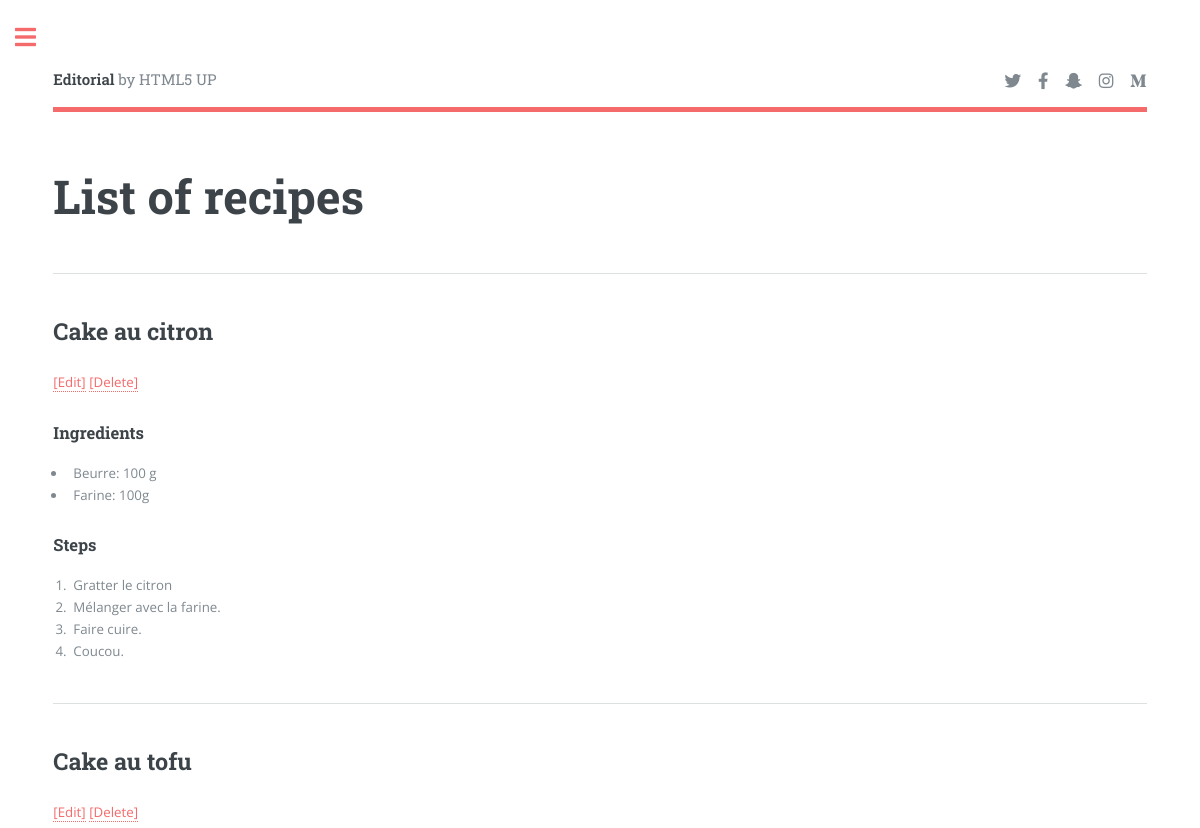
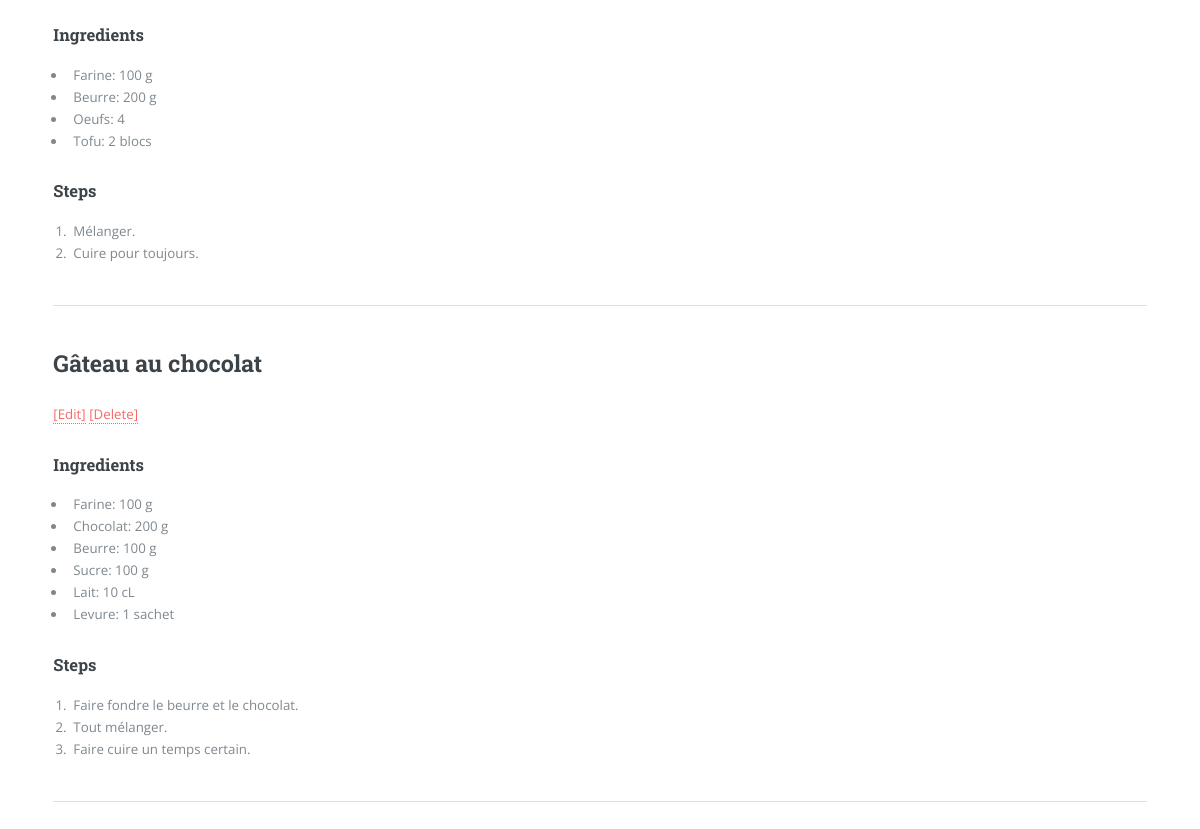
The app's page /list_recipes, older data (2 pictures, top to bottom).
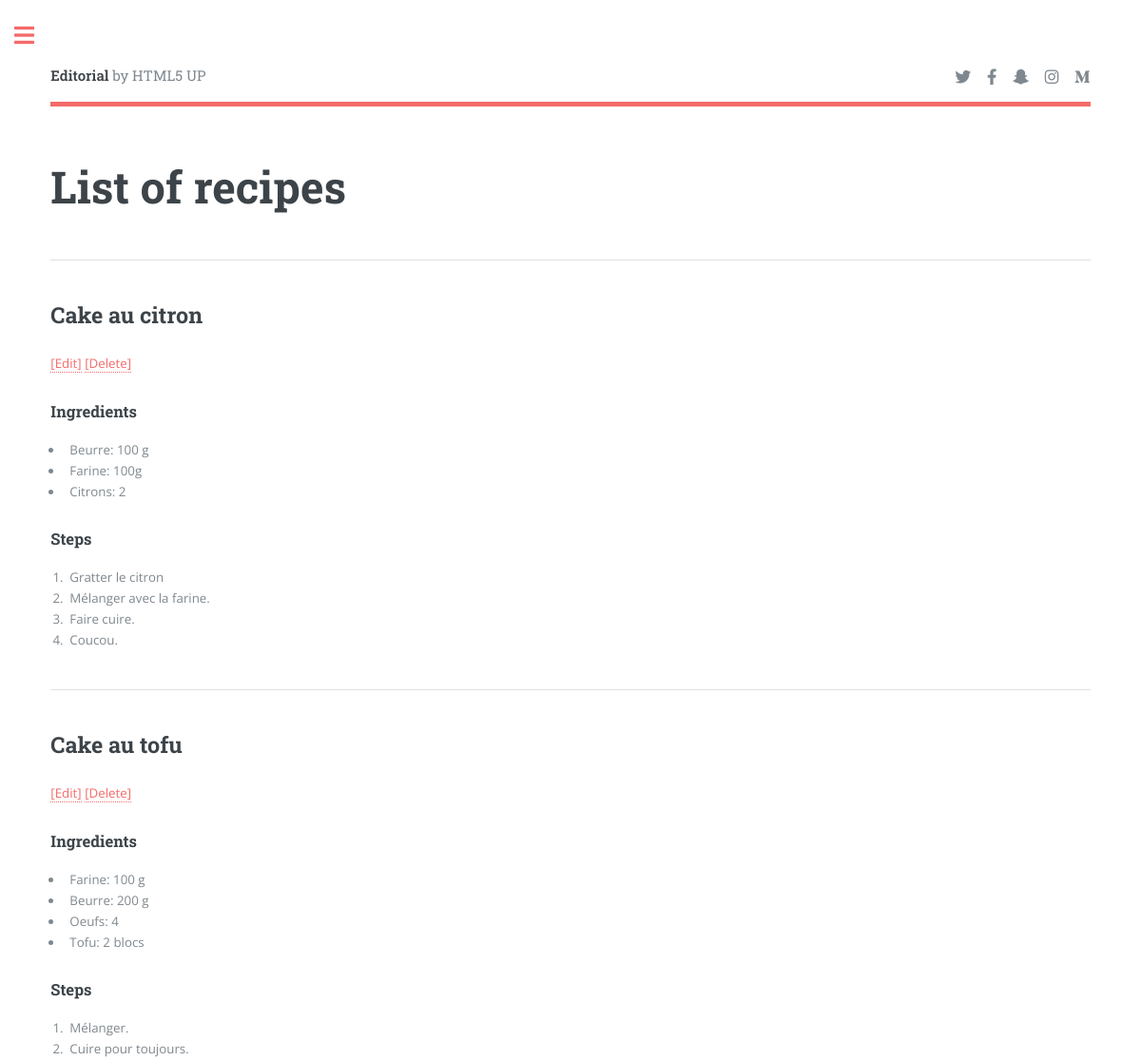
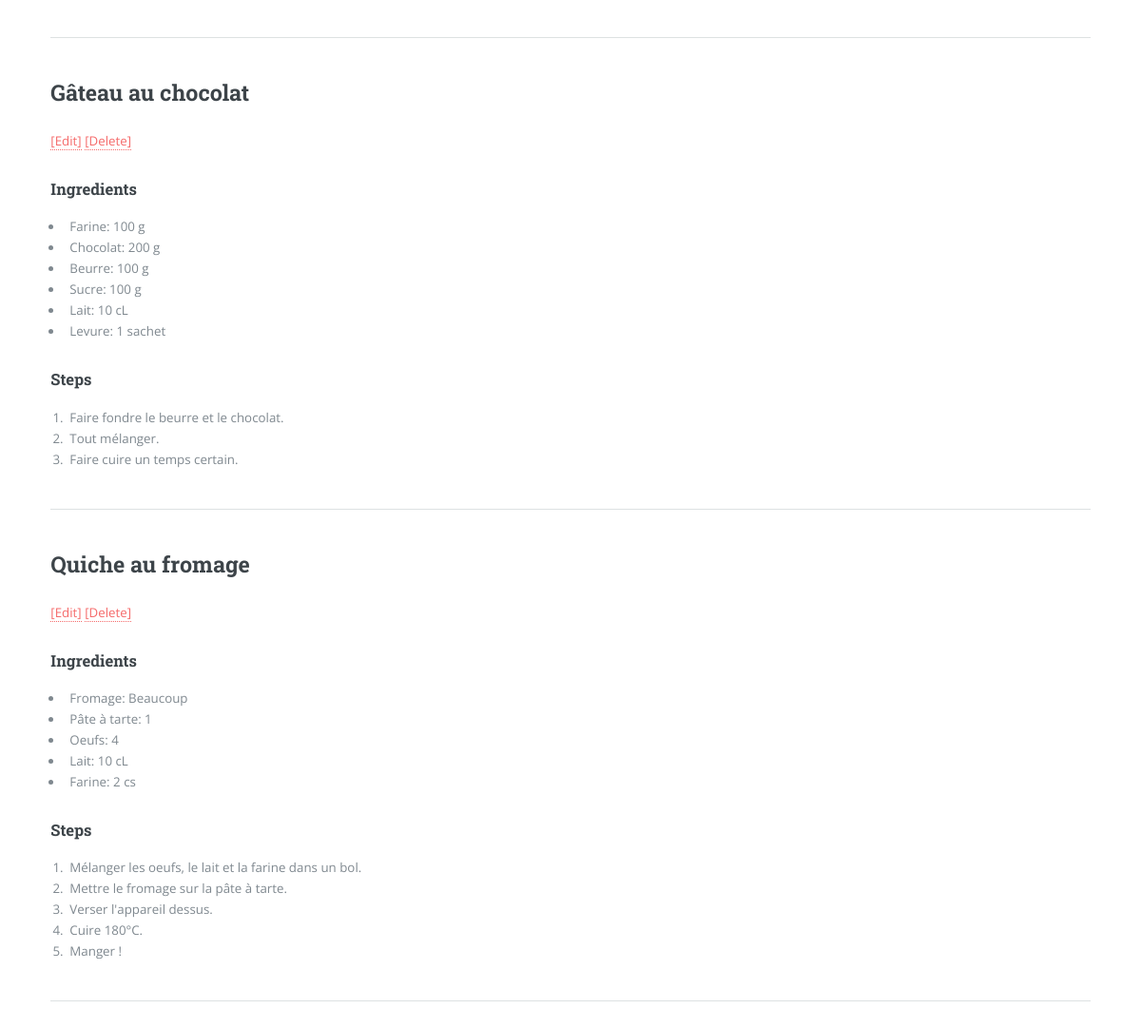
The same page, newer data (2 pictures, top to bottom).
### app/models.py (models this page shows, shortened)
class Recipe(db.Model):
    id: so.Mapped[int] = so.mapped_column(primary_key=True)
    name: so.Mapped[str] = so.mapped_column(sa.String, index=True, unique=True)
    ingredients: so.WriteOnlyMapped["Ingredient"] = so.relationship(
        back_populates="recipe_q"
    )
    steps: so.WriteOnlyMapped["Step"] = so.relationship(back_populates="recipe_s")
    def list_ingredients(self):
        return (
            db.session.query(Ingredient).filter(Ingredient.recipe_id == self.id).all()
        )
    def list_steps(self):
        return (
            db.session.query(Step)
            .filter(Step.recipe_id == self.id)
            .order_by(Step.number)
            .all()
        )

class Ingredient(db.Model):
    id: so.Mapped[int] = so.mapped_column(primary_key=True)
    name: so.Mapped[str] = so.mapped_column(sa.String)
    quantity: so.Mapped[Optional[str]] = so.mapped_column(sa.String)
    recipe_id: so.Mapped[int] = so.mapped_column(
        sa.ForeignKey(Recipe.id, name="fk_ingredient_recipe"), index=True
    )
    recipe_q: so.Mapped[Recipe] = so.relationship(back_populates="ingredients")

class Step(db.Model):
    id: so.Mapped[int] = so.mapped_column(primary_key=True)
    number: so.Mapped[int] = so.mapped_column(sa.Integer, nullable=False)
    body: so.Mapped[str] = so.mapped_column(sa.String, nullable=False)
    recipe_id: so.Mapped[int] = so.mapped_column(sa.ForeignKey(Recipe.id), index=True)
    recipe_s: so.Mapped[Recipe] = so.relationship(back_populates="steps")

### app/routes.py (the view)
@app.route("/list_recipes")
def list_recipes():
    query = sa.select(Recipe).order_by(Recipe.name.asc())
    recipes = db.session.scalars(query).all()
    return render_template(
        "list_recipes.html",
        recipes=recipes,
    )

### app/templates/list_recipes.html
{% extends 'base.html' %}
{% block content %}
<section>
	<header class="main">
		<h1>List of recipes</h1>
	</header>
    <hr class="major" />
    {% for recipe in recipes %}
        <h2>{{ recipe.name }} </h2>
        <p>
            <a href="{{ url_for('edit_recipe', recipe_id=recipe.id) }}">[Edit]</a>
            <a href="{{ url_for('delete_recipe', recipe_id=recipe.id) }}">[Delete]</a>
        </p>
        <h3>Ingredients</h3>
        <ul>
            {% for ingredient in recipe.list_ingredients() %}
            <li>{{ ingredient.name }}: {{ ingredient.quantity }}</li>
            {% endfor %}
        </ul>
        <h3>Steps</h3>
        <ol>
            {% for step in recipe.list_steps() %}
            <li>{{ step.body }}</li>
            {% endfor %}
        </ol>
        <hr class="major" />
    {% endfor %}
</section>
{% endblock %}

### app/templates/base.html (shortened to what this page needs)
<!DOCTYPE HTML>
<html>
	<head>
		<link rel="stylesheet" href="{{ url_for('static', filename='assets/css/main.css') }}" />
	</head>
	<body class="is-preload">
			<div id="wrapper">
					<div id="main">
						<div class="inner">
							<header id="header">
								<a href="{{ url_for('index') }}" class="logo"><strong>Editorial</strong> by HTML5 UP</a>
								<ul class="icons">
									<li><a href="#" class="icon brands fa-twitter"><span class="label">Twitter</span></a></li>
									<li><a href="#" class="icon brands fa-facebook-f"><span class="label">Facebook</span></a></li>
									<li><a href="#" class="icon brands fa-snapchat-ghost"><span class="label">Snapchat</span></a></li>
									<li><a href="#" class="icon brands fa-instagram"><span class="label">Instagram</span></a></li>
									<li><a href="#" class="icon brands fa-medium-m"><span class="label">Medium</span></a></li>
								</ul>
							</header>
                            {% block content %}{% endblock %}
                        </div>
                    </div>
			</div>
	</body>
</html>

Row changes from the older to the newer data that the page shows:
added Ingredient: name "Citrons", quantity "2", shown under Recipe "Cake au citron"
added Recipe: name "Quiche au fromage"
added Ingredient: name "Fromage", quantity "Beaucoup", shown under "Quiche au fromage"
added Ingredient: name "Pâte à tarte", quantity "1", shown under "Quiche au fromage"
added Ingredient: name "Oeufs", quantity "4", shown under "Quiche au fromage"
added Ingredient: name "Lait", quantity "10 cL", shown under "Quiche au fromage"
added Ingredient: name "Farine", quantity "2 cs", shown under "Quiche au fromage"
added Step: body "Mélanger les oeufs, le lait et la farine dans un bol.", shown under "Quiche au fromage"
added Step: body "Mettre le fromage sur la pâte à tarte.", shown under "Quiche au fromage"
added Step: body "Verser l'appareil dessus.", shown under "Quiche au fromage"
added Step: body "Cuire 180°C.", shown under "Quiche au fromage"
added Step: body "Manger !", shown under "Quiche au fromage"
